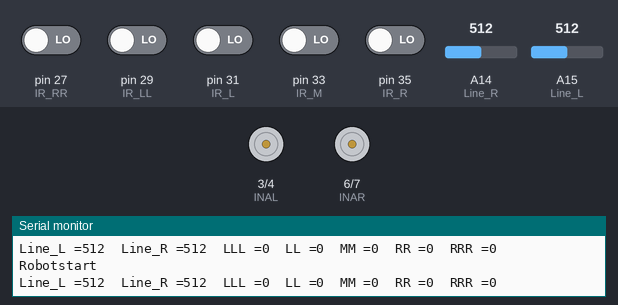
Recording of a sketch running on a simulated Arduino Mega 2560, built with avr-gcc and run on an emulated ATmega2560. On the bench: motor-driver pin pairs drawn as motors (green arrow = first pin HIGH = forward, orange = second pin HIGH = backward, longer = more drive, scaled by the enable pin), the last lines printed to the serial monitor. The test bench sets the inputs (shaded band); at power-on: pin 27 (IR_RR), pin 29 (IR_LL), pin 31 (IR_L), pin 33 (IR_M), pin 35 (IR_R) LOW, A14 (Line_R) = 512, A15 (Line_L) = 512.

Above: at 6.2 s.
6.3 s: A14 (Line_R) set to 314
7.8 s: A14 (Line_R) set to 289
At 8.7 s:
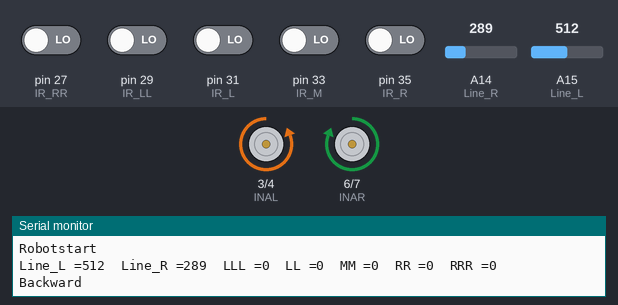
10.8 s: pin 27 (IR_RR) driven HIGH
12.7 s: pin 35 (IR_R) driven HIGH
At 13.9 s:
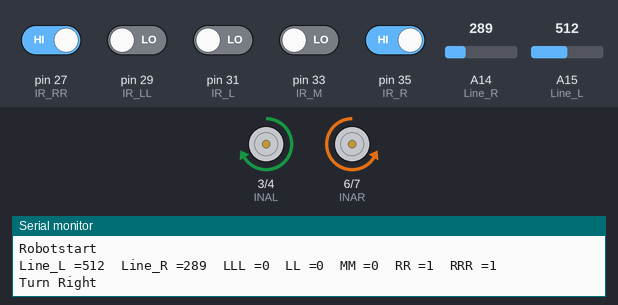
14.2 s: pin 35 (IR_R) driven LOW
At 14.8 s:
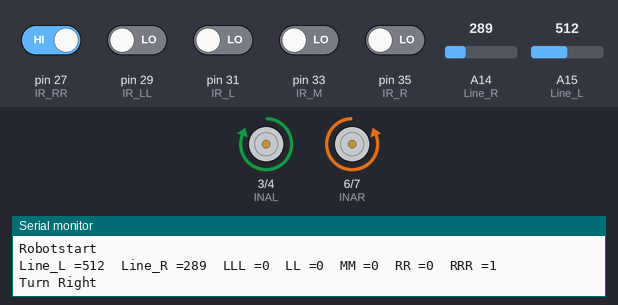
15.7 s: pin 27 (IR_RR) driven LOW
At 19.0 s:
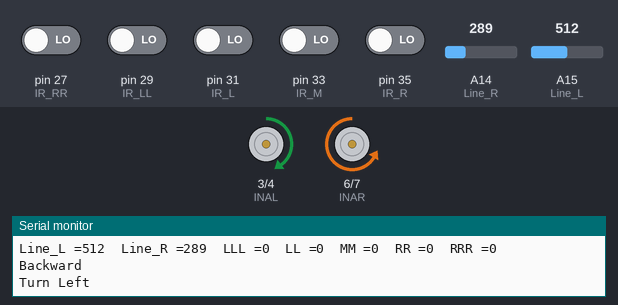
Timing chart, 0 to 19.7 s (numbered marks = the images above; inputs shaded):
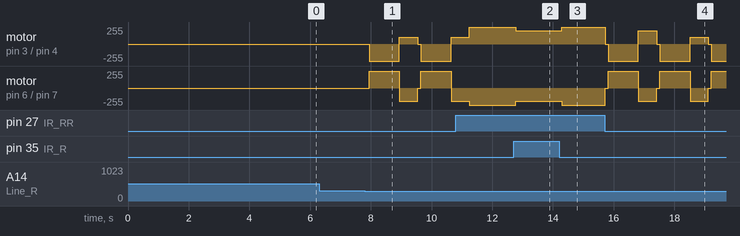

Measured:
- the behaviour switches between 301 and 300 on A14 (Line_R) (found by bisection; images 0 and 1)
- after the input at 12.7 s, motor on pin 3 (INAL) / pin 4 (INBL): forward 255/255 → forward 200/255 after 0.07 s; motor on pin 6 (INAR) / pin 7 (INBR): backward 255/255 → backward 200/255 after 0.07 s
- after the input at 14.2 s, motor on pin 3 (INAL) / pin 4 (INBL): forward 200/255 → forward 255/255 after 0.09 s; motor on pin 6 (INAR) / pin 7 (INBR): backward 200/255 → backward 255/255 after 0.09 s

The sketch:

robot_m.ino
```cpp
/*  //BOX2
  #define PWML  3
  #define INAL  4
  #define INBL 5

  //BOX2
  #define PWMR  0
  #define INAR  1
  #define INBR  2
*/
//BOX2
#define PWML  2
#define INAL  3
#define INBL 4

//BOX2
#define PWMR  5
#define INAR  6
#define INBR  7

//sensor วัตถุ
#define IR_LL 29
#define IR_L  31
#define IR_M  33
#define IR_R  35
#define IR_RR  27

//#define SW  41

//sensor เส้น
#define Line_L  A15
#define Line_R  A14
// สีดำ = 1 สีขาว =0

int L = 0;    //เซ็นเซอร์เช็คพื้น ฝั่ง ซ้าย
int R = 0;   //เซ็นเซอร์เช็คพื้น ฝั่ง ขวา

int LL = 0;   //เซ็นเซอร์เช็ควัตถุ ฝั่งซ้าย
int RR = 0;   //เซ็นเซอร์เช็ควัตถุ ฝั่งขวา
int MM = 0;  //เซ็นเซอร์เช็ควัตถุ ฝั่งกลาง
int LLL = 0;  //เซ็นเซอร์เช็ควัตถุ ฝั่งซ้ายสุด
int RRR = 0;   //เซ็นเซอร์เช็ควัตถุ ฝั่งขวาสุด

void read_sensor();
void STOP();
void Forward(int SpeedL, int SpeedR);
void Backward(int SpeedL, int SpeedR);
void Right(int SpeedL, int SpeedR);
void Left(int SpeedL, int SpeedR);

void setup() {
  Serial.begin(115200);
  Serial.println("Delay 5 Min");
  delay(5000);
  pinMode(PWML, OUTPUT);
  pinMode(INAL, OUTPUT);
  pinMode(INBL, OUTPUT);

  pinMode(PWMR, OUTPUT);
  pinMode(INAR, OUTPUT);
  pinMode(INBR, OUTPUT);

  pinMode(IR_LL, INPUT);
  pinMode(IR_L, INPUT);
  pinMode(IR_M, INPUT);
  pinMode(IR_R, INPUT);
  pinMode(IR_RR, INPUT);

  pinMode (Line_L, INPUT);
  pinMode (Line_R, INPUT);

  /*pinMode(SW, INPUT_PULLUP);
    while (digitalRead(SW) != 0) {
    } delay(5000);
    Serial.println("Robotstart");*/
}

void loop() {
  delay(100);
  Serial.println("Robotstart");
  read_sensor();
//  if ((L >= 300) || (R >= 300)) {
//    delay(100);
//    Forward(255, 255);
//
//  }

  if ((LLL == 0) && (LL == 0) && (MM == 1) && (RR == 0) && (RRR == 0)) {//เดินหน้าเต็มกำลัง
    Forward(255, 255);
  }else if ((LLL == 0) && (LL == 1) && (MM == 1) && (RR == 1) && (RRR == 0)) {//เดินหน้าเต็มกำลัง
    Forward(255, 255);
  } else if ((LLL == 0) && (LL == 1) && (MM == 0) && (RR == 0) && (RRR == 0)) {//เอียงซ้าย
    Left(100, 200);
  }  else if ((LLL == 1) && (LL == 0) && (MM == 0) && (RR == 0) && (RRR == 0)) {//ซ้ายสุดตัว
    Left(255, 255);
  } else if ((LLL == 1) && (LL == 1) && (MM == 0) && (RR == 0) && (RRR == 0)) {//เอียงซ้าย?
    Left(100, 200);
  }  else if ((LLL == 0) && (LL == 1) && (MM == 1) && (RR == 0) && (RRR == 0)) {//เดินหน้าเอียงซ้าย
    Left(100, 200);
  }else if ((LLL == 0) && (LL == 0) && (MM == 0) && (RR == 0) && (RRR == 1)) {//ขวาสุดตัว
    Right(255, 255);
  } else if ((LLL == 0) && (LL == 0) && (MM == 0) && (RR == 1) && (RRR == 0)) {//เอียงขวา
    Right(200, 100);
  } else if ((LLL == 0) && (LL == 0) && (MM == 0) && (RR == 1) && (RRR == 1)) {//เอียงขวา?
    Right(200, 100);
  } else if ((LLL == 0) && (LL == 0) && (MM == 1) && (RR == 1) && (RRR == 0)) {//เดินหน้าเอียงขวา
    Right(100, 200);
  }else if ((R <= 300)) {
    STOP();
    delay(100);
    Backward(255, 255);
    delay(1000);
    Left(100, 200);
    delay(500);
  }else if ((L <= 300)) {
    STOP();
    delay(100);
    Backward(255, 255);
    delay(1000);
    Right(100, 200);
    delay(500);
  }

  /*else if ((LLL == 0) && (LL == 0) && (MM == 1 ) && (RR == 0) && (RRR == 0)) {//เอียงซ้าย
    Left(150, 200);
    delay(500);
    Right(200,150);
    delay(500);
    } */
}

void read_sensor() {
  L = analogRead(Line_L);    //เซ็นเซอร์เช็คพื้น ฝั่ง ซ้าย
  R = analogRead(Line_R);   //เซ็นเซอร์เช็คพื้น ฝั่ง ขวา

  LLL = digitalRead(IR_LL);   //เซ็นเซอร์เช็ควัตถุ ฝั่งซ้ายสุด
  LL = digitalRead(IR_L);   //เซ็นเซอร์เช็ควัตถุ ฝั่งซ้าย
  MM  = digitalRead(IR_M);   //เซ็นเซอร์เช็ควัตถุ ฝั่งกลาง
  RR = digitalRead(IR_R);   //เซ็นเซอร์เช็ควัตถุ ฝั่งขวา
  RRR = digitalRead(IR_RR);   //เซ็นเซอร์เช็ควัตถุ ฝั่งขวาสุด

  Serial.print("Line_L ="); Serial.print(L); Serial.print('\t');
  Serial.print("Line_R ="); Serial.print(R); Serial.print('\t');
  Serial.print("LLL ="); Serial.print(LLL); Serial.print('\t');
  Serial.print("LL ="); Serial.print(LL); Serial.print('\t');
  Serial.print("MM ="); Serial.print(MM); Serial.print('\t');
  Serial.print("RR ="); Serial.print(RR); Serial.print('\t');
  Serial.print("RRR ="); Serial.println(RRR);
}

void STOP() {
  digitalWrite(INAL, LOW);
  digitalWrite(INBL, HIGH);
  analogWrite(PWML, 0);
  digitalWrite(INAR, HIGH);
  digitalWrite(INBR, LOW);
  analogWrite(PWMR, 0);
}

//เดินหน้า
void Forward(int SpeedL, int SpeedR) {
  Serial.println("Forward");
  digitalWrite(INAL, HIGH);
  digitalWrite(INBL, LOW);
  analogWrite(PWML, SpeedL);
  digitalWrite(INAR, LOW);
  digitalWrite(INBR, HIGH);
  analogWrite(PWMR, SpeedR);
}

//เดินถอยหลัง
void Backward(int SpeedL, int SpeedR) {
  Serial.println("Backward");
  digitalWrite(INAL, LOW);
  digitalWrite(INBL, HIGH);
  analogWrite(PWML, SpeedL);
  digitalWrite(INAR, HIGH);
  digitalWrite(INBR, LOW);
  analogWrite(PWMR, SpeedR);
}

//ขวา
void Right(int SpeedL, int SpeedR) {
  Serial.println("Turn Right");
  digitalWrite(INAL, HIGH);
  digitalWrite(INBL, LOW);
  analogWrite(PWML, SpeedL);
  digitalWrite(INAR, LOW);
  digitalWrite(INBR, HIGH);
  analogWrite(PWMR, SpeedR);
}

//ซ้าย
void Left(int SpeedL, int SpeedR) {
  Serial.println("Turn Left");
  digitalWrite(INAL, HIGH);
  digitalWrite(INBL, LOW);
  analogWrite(PWML, SpeedL);
  digitalWrite(INAR, LOW);
  digitalWrite(INBR, HIGH);
  analogWrite(PWMR, SpeedR);
}
```
